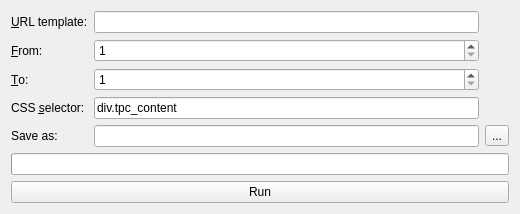
<?xml version="1.0" encoding="UTF-8"?>
<ui version="4.0">
 <class>TyWidgetClass</class>
 <widget class="QWidget" name="TyWidgetClass">
  <property name="geometry">
   <rect>
    <x>0</x>
    <y>0</y>
    <width>520</width>
    <height>199</height>
   </rect>
  </property>
  <layout class="QVBoxLayout" name="verticalLayout">
   <item>
    <layout class="QGridLayout" name="gridLayout">
     <item row="0" column="0">
      <widget class="QLabel" name="labelTemplate">
       <property name="text">
        <string>&amp;URL template:</string>
       </property>
       <property name="buddy">
        <cstring>editUrl</cstring>
       </property>
      </widget>
     </item>
     <item row="0" column="1">
      <widget class="QLineEdit" name="editUrl"/>
     </item>
     <item row="1" column="0">
      <widget class="QLabel" name="labelFrom">
       <property name="text">
        <string>&amp;From:</string>
       </property>
       <property name="buddy">
        <cstring>spinFrom</cstring>
       </property>
      </widget>
     </item>
     <item row="1" column="1">
      <widget class="QSpinBox" name="spinFrom">
       <property name="minimum">
        <number>1</number>
       </property>
       <property name="maximum">
        <number>65535</number>
       </property>
      </widget>
     </item>
     <item row="2" column="0">
      <widget class="QLabel" name="labelTo">
       <property name="text">
        <string>&amp;To:</string>
       </property>
       <property name="buddy">
        <cstring>spinTo</cstring>
       </property>
      </widget>
     </item>
     <item row="2" column="1">
      <widget class="QSpinBox" name="spinTo">
       <property name="minimum">
        <number>1</number>
       </property>
       <property name="maximum">
        <number>65535</number>
       </property>
      </widget>
     </item>
     <item row="3" column="0">
      <widget class="QLabel" name="labelSelector">
       <property name="text">
        <string>CSS &amp;selector:</string>
       </property>
       <property name="buddy">
        <cstring>editSelector</cstring>
       </property>
      </widget>
     </item>
     <item row="3" column="1">
      <widget class="QLineEdit" name="editSelector">
       <property name="text">
        <string notr="true">div.tpc_content</string>
       </property>
      </widget>
     </item>
     <item row="4" column="0">
      <widget class="QLabel" name="labelSave">
       <property name="text">
        <string>Save as:</string>
       </property>
       <property name="buddy">
        <cstring>editFilename</cstring>
       </property>
      </widget>
     </item>
     <item row="4" column="1">
      <widget class="QLineEdit" name="editFilename"/>
     </item>
     <item row="4" column="2">
      <widget class="QToolButton" name="buttonBrowse">
       <property name="text">
        <string>...</string>
       </property>
      </widget>
     </item>
    </layout>
   </item>
   <item>
    <widget class="QProgressBar" name="progressBar"/>
   </item>
   <item>
    <widget class="QPushButton" name="buttonRun">
     <property name="text">
      <string>Run</string>
     </property>
    </widget>
   </item>
  </layout>
 </widget>
 <layoutdefault spacing="6" margin="11"/>
 <tabstops>
  <tabstop>editUrl</tabstop>
  <tabstop>spinFrom</tabstop>
  <tabstop>spinTo</tabstop>
  <tabstop>editSelector</tabstop>
  <tabstop>editFilename</tabstop>
  <tabstop>buttonBrowse</tabstop>
  <tabstop>buttonRun</tabstop>
 </tabstops>
 <resources>
  <include location="ty.qrc"/>
 </resources>
 <connections/>
</ui>
